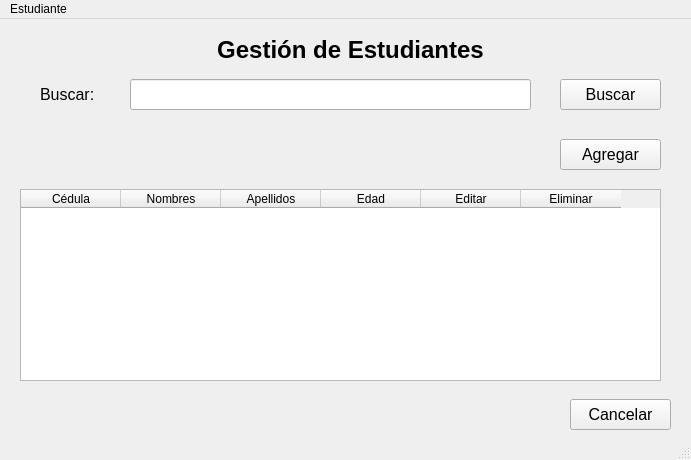
<?xml version="1.0" encoding="UTF-8"?>
<ui version="4.0">
 <class>MainWindow</class>
 <widget class="QMainWindow" name="MainWindow">
  <property name="geometry">
   <rect>
    <x>0</x>
    <y>0</y>
    <width>691</width>
    <height>460</height>
   </rect>
  </property>
  <property name="windowTitle">
   <string>Gestion de Estudiantes</string>
  </property>
  <widget class="QWidget" name="centralwidget">
   <widget class="QTableWidget" name="estudiantes_tbl">
    <property name="geometry">
     <rect>
      <x>20</x>
      <y>170</y>
      <width>641</width>
      <height>192</height>
     </rect>
    </property>
    <column>
     <property name="text">
      <string>Cédula</string>
     </property>
    </column>
    <column>
     <property name="text">
      <string>Nombres</string>
     </property>
    </column>
    <column>
     <property name="text">
      <string>Apellidos</string>
     </property>
    </column>
    <column>
     <property name="text">
      <string>Edad</string>
     </property>
    </column>
    <column>
     <property name="text">
      <string>Editar</string>
     </property>
    </column>
    <column>
     <property name="text">
      <string>Eliminar</string>
     </property>
    </column>
   </widget>
   <widget class="QPushButton" name="agregar_btn">
    <property name="geometry">
     <rect>
      <x>560</x>
      <y>120</y>
      <width>101</width>
      <height>31</height>
     </rect>
    </property>
    <property name="font">
     <font>
      <pointsize>12</pointsize>
     </font>
    </property>
    <property name="text">
     <string>Agregar</string>
    </property>
   </widget>
   <widget class="QPushButton" name="cancelar_btn">
    <property name="geometry">
     <rect>
      <x>570</x>
      <y>380</y>
      <width>101</width>
      <height>31</height>
     </rect>
    </property>
    <property name="font">
     <font>
      <pointsize>12</pointsize>
     </font>
    </property>
    <property name="text">
     <string>Cancelar</string>
    </property>
   </widget>
   <widget class="QLabel" name="label">
    <property name="geometry">
     <rect>
      <x>40</x>
      <y>60</y>
      <width>91</width>
      <height>31</height>
     </rect>
    </property>
    <property name="font">
     <font>
      <pointsize>12</pointsize>
      <weight>50</weight>
      <bold>false</bold>
     </font>
    </property>
    <property name="text">
     <string>Buscar:</string>
    </property>
   </widget>
   <widget class="QLineEdit" name="buscar_txt">
    <property name="geometry">
     <rect>
      <x>130</x>
      <y>60</y>
      <width>401</width>
      <height>31</height>
     </rect>
    </property>
   </widget>
   <widget class="QPushButton" name="buscar_btn">
    <property name="geometry">
     <rect>
      <x>560</x>
      <y>60</y>
      <width>101</width>
      <height>31</height>
     </rect>
    </property>
    <property name="font">
     <font>
      <pointsize>12</pointsize>
     </font>
    </property>
    <property name="text">
     <string>Buscar</string>
    </property>
   </widget>
   <widget class="QLabel" name="label_2">
    <property name="geometry">
     <rect>
      <x>30</x>
      <y>10</y>
      <width>641</width>
      <height>41</height>
     </rect>
    </property>
    <property name="font">
     <font>
      <pointsize>18</pointsize>
      <weight>75</weight>
      <bold>true</bold>
     </font>
    </property>
    <property name="text">
     <string>Gestión de Estudiantes</string>
    </property>
    <property name="alignment">
     <set>Qt::AlignCenter</set>
    </property>
   </widget>
  </widget>
  <widget class="QMenuBar" name="menubar">
   <property name="geometry">
    <rect>
     <x>0</x>
     <y>0</y>
     <width>691</width>
     <height>23</height>
    </rect>
   </property>
   <widget class="QMenu" name="menuEstudiante">
    <property name="title">
     <string>Estudiante</string>
    </property>
    <addaction name="agregar_menu"/>
    <addaction name="separator"/>
    <addaction name="salir_menu"/>
   </widget>
   <addaction name="menuEstudiante"/>
  </widget>
  <widget class="QStatusBar" name="statusbar"/>
  <action name="agregar_menu">
   <property name="text">
    <string>Agregar</string>
   </property>
  </action>
  <action name="salir_menu">
   <property name="text">
    <string>Salir</string>
   </property>
  </action>
 </widget>
 <resources/>
 <connections/>
</ui>
